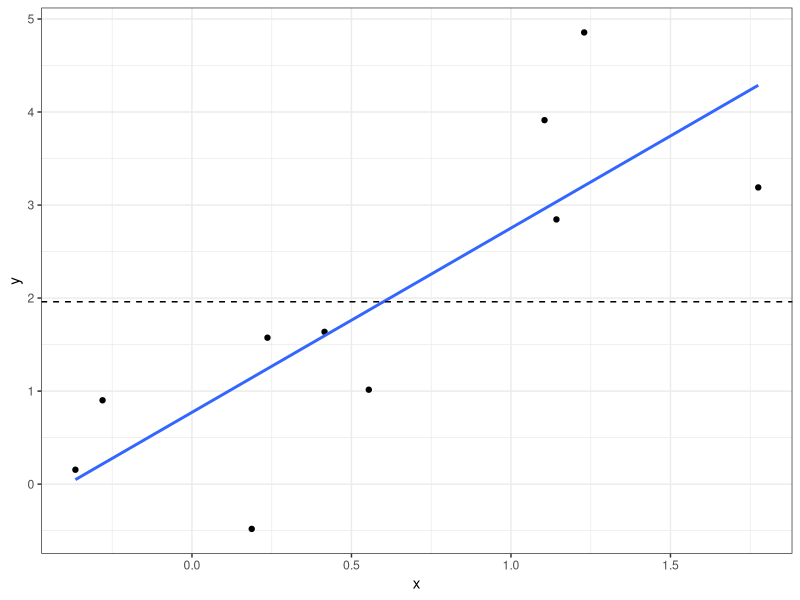

This figure's R source:
library(tidyverse)

set.seed(13)
n <- 10
x <- rnorm(n)
y <- x * 2 + 1 + rnorm(n)

dfdat <- data_frame(x = x, y = y)
pl <- ggplot(dfdat, aes(x = x, y = y)) +
  geom_point() +
  theme_bw() +
  stat_smooth(method = "lm", se = FALSE) +
  geom_hline(yintercept = mean(y), lty = 2)

pdf(file = "anova.pdf", family = "Times", height = 3, width = 3)
print(pl)
dev.off()
